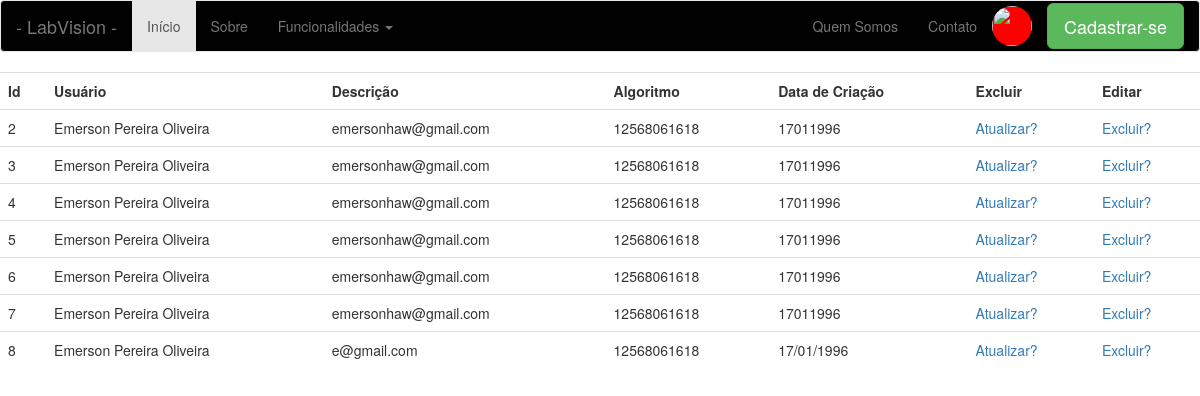
Before: /listar-usuarios with the older database file.
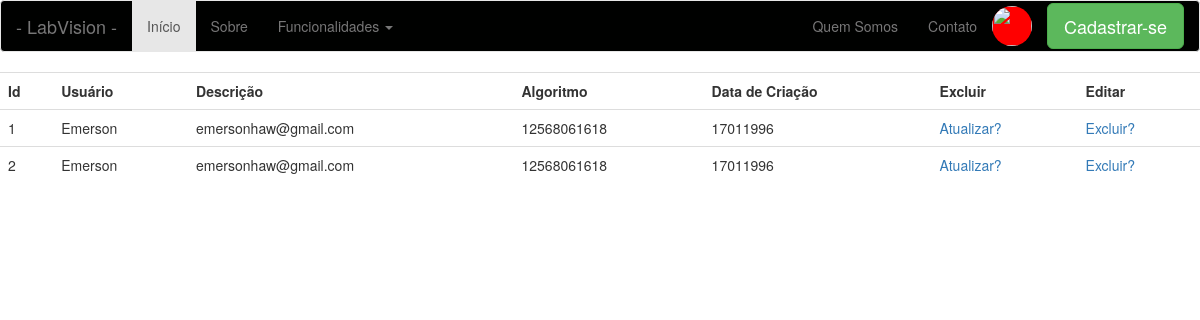
After: the same page with the newer database file.
### app/models/tables.py (models this page shows, shortened)
class Pessoa(db.Model):
    __tablename__ = "pessoas"
    id = db.Column(db.Integer, primary_key=True)
    nome = db.Column(db.String(50))

class Usuario(Pessoa, db.Model):
    __tablename__ = "usuarios"
    id = db.Column(db.Integer, primary_key=True)
    email = db.Column(db.String(50))
    senha = db.Column(db.String(20))
    cpf = db.Column(db.String(20))
    dt_nascimento = db.Column(db.String(20))
    status = db.Column(db.Boolean())
    pessoa = db.Column(db.Integer, db.ForeignKey('pessoas.id'))

class Pessoa(db.Model):
    __tablename__ = "pessoas"
    id = db.Column(db.Integer, primary_key=True)
    nome = db.Column(db.String(50))

### app/controllers/default.py (the view)
@app.route('/listar-usuarios', methods=['GET', 'POST'])
def listar_usuarios():
    data = Usuario.query.all()
    return render_template('listar-usuarios.html', data=data)

### app/templates/listar-usuarios.html
{% include 'base/head.html' %}
{% include 'base/nav_bar.html' %}
<div class="table-responsive">
        <table class="table">
            <tr>
                <th>Id</th>
                <th>Usuário</th>
                <th>Descrição</th>
                <th>Algoritmo</th>
                <th>Data de Criação</th>
                <th>Excluir</th>
                <th>Editar</th>
            </tr>
            {% for u in data %}
                <tr>
                    <td>
                        {{ u.id}}
                    </td>
                    <td>
                        {{ u.nome}}
                    </td>
                    <td>
                        {{ u.email}}
                    </td>
                    <td>
                        {{ u.cpf}}
                    </td>
                    <td>
                        {{ u.dt_nascimento}}
                    </td>
                    <td>
                        <a href="{{ url_for('atualizar_usuario', id=u.id)}}">Atualizar?</a>
                    </td>
                    <td>
                        <a href="{{ url_for('excluir_usuario', id=u.id)}}">Excluir?</a>
                    </td>
                </tr>
            {% endfor %}
        </table>
</div>
{% include 'base/footer.html' %}

### app/templates/base/head.html (shortened to what this page needs)
<!DOCTYPE html>
<html lang="pt-br">
  <head>
    <link rel="stylesheet" href="{{ url_for('static', filename='bootstrap/css/bootstrap.css') }}">
    <link rel="stylesheet" href="{{ url_for('static', filename='css/main.css') }}">
  </head>
  <body>

### app/templates/base/nav_bar.html (shortened to what this page needs)
    <nav class="navbar navbar-default">
        <div class="container-fluid">
            <div class="navbar-header">
                <a class="navbar-brand" href="#">- LabVision -</a>
            </div>
            <div class="collapse navbar-collapse" id="navPrincipal">
                <ul class="nav navbar-nav">
                    <li class="active">
                        <a href="#">Início</a>
                    </li>
                    <li>
                        <a href="#">Sobre</a>
                    </li>
                    <li class="dropdown">
                        <a class="dropdown-toggle" data-toggle="dropdown" href="#">Funcionalidades
                        <span class="caret"></span></a>
                    </li>
                </ul>
                <ul class="nav navbar-nav navbar-right">
                    <li><a href="#">Quem Somos</a></li>
                    <li><a href="#">Contato</a></li>
                    <li>
                        <img src="" class="imagem-perfil">
                    </li>
                    <button class="btn btn-lg btn-success botao-cadastrar-se">
                        Cadastrar-se
                    </button>
                </ul>
            </div>
        </div>
    </nav>

### app/templates/base/footer.html (shortened to what this page needs)
    </body>
</html>

### app/static/css/main.css (style rules this page uses)
.navbar-default { background-color: #000100; }
.imagem-perfil { background-color: #FF0000; width: 40px; height: 40px; border-radius: 40px; margin-top: 5px; margin-right: 15px; }
.botao-cadastrar-se { margin-top: 2px; }

Changed rows visible on the page:
removed Usuario: id "3", nome "Emerson Pereira Oliveira", email "emersonhaw@gmail.com", cpf "12568061618", dt_nascimento "17011996"
removed Usuario: id "4", nome "Emerson Pereira Oliveira", email "emersonhaw@gmail.com", cpf "12568061618", dt_nascimento "17011996"
removed Usuario: id "5", nome "Emerson Pereira Oliveira", email "emersonhaw@gmail.com", cpf "12568061618", dt_nascimento "17011996"
removed Usuario: id "6", nome "Emerson Pereira Oliveira", email "emersonhaw@gmail.com", cpf "12568061618", dt_nascimento "17011996"
removed Usuario: id "7", nome "Emerson Pereira Oliveira", email "emersonhaw@gmail.com", cpf "12568061618", dt_nascimento "17011996"
removed Usuario: id "8", nome "Emerson Pereira Oliveira", email "e@gmail.com", cpf "12568061618", dt_nascimento "17/01/1996"
added Usuario: id "1", nome "Emerson", email "emersonhaw@gmail.com", cpf "12568061618", dt_nascimento "17011996"
changed Usuario id 2: nome "Emerson Pereira Oliveira" → "Emerson"
